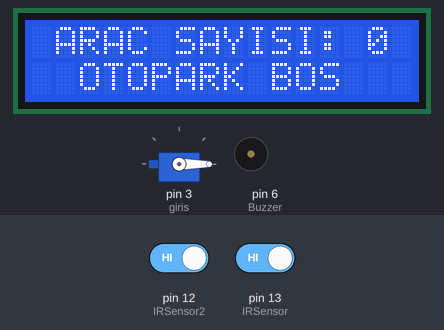
Recording of a sketch running on a simulated Arduino Uno, built with avr-gcc and run on an emulated ATmega328P. On the bench: 16×2 character LCD, servo, buzzer (waves = sounding, pin HIGH). The inputs (shaded band) are chosen by the test bench; at power-on: pin 13 (IRSensor) HIGH, pin 12 (IRSensor2) HIGH. What the sketch prints to the serial monitor is not drawn.

Above: at 1.3 s.
1.4 s: pin 13 (IRSensor) driven LOW
At 3.5 s:
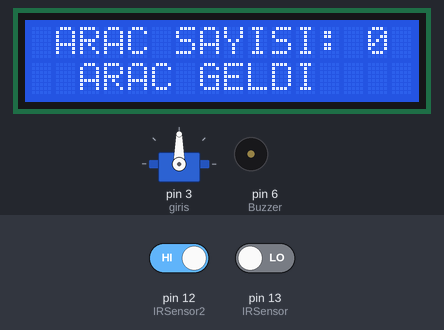
4.4 s: pin 12 (IRSensor2) driven LOW
At 8.3 s:
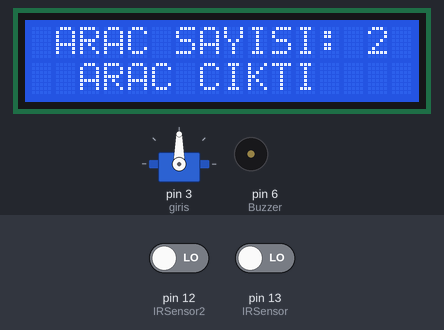
10.4 s: pin 12 (IRSensor2) driven HIGH
At 12.8 s:
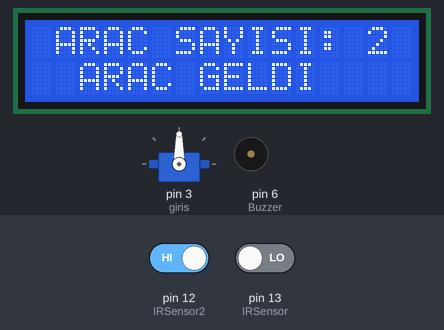
13.4 s: pin 13 (IRSensor) driven HIGH
At 14.6 s:
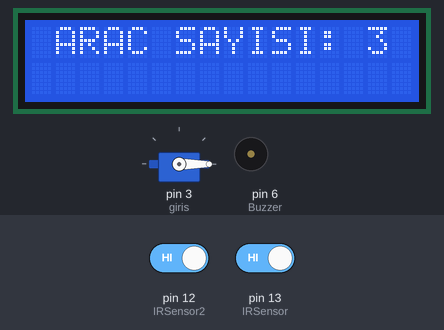
14.9 s: pin 12 (IRSensor2) driven LOW
At 24.76 s:
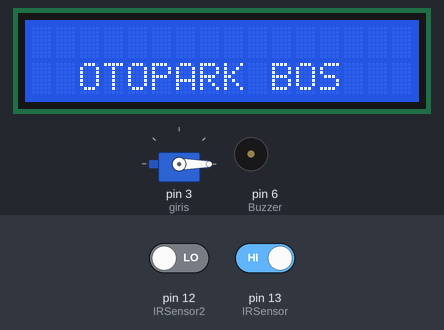
Timing chart, 0 to 26.1 s (numbered marks = the images above; inputs shaded):
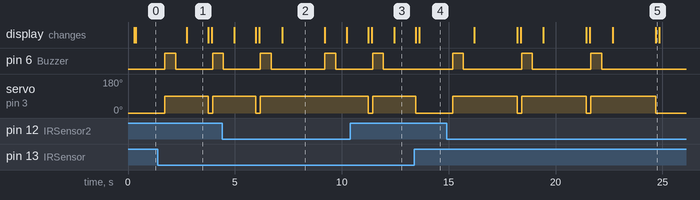

The sketch:

otopark.ino
```cpp
#include <Wire.h>
#include <Servo.h>
#include <LiquidCrystal_I2C.h>

LiquidCrystal_I2C lcdekran(0x27,16,2);
Servo giris;

#define IRSensor 13
#define IRSensor2 12
int Buzzer=6;
int aracSayisi=0;

int Sensor = 0;
int Sensor2 = 0;

void setup() {
  Serial.begin(9600);

  pinMode(IRSensor, INPUT);
  pinMode(IRSensor2, INPUT);
  pinMode(Buzzer,OUTPUT);

  lcdekran.init();
  lcdekran.begin(16,2);
  lcdekran.setCursor(0,0);

  giris.attach(3);
}

void loop() {
  giris.write(0);
  delay(50);

  Sensor=digitalRead(IRSensor);
  Sensor2=digitalRead(IRSensor2);
  delay(50);

  Serial.println((String) "Sensör 1: " + Sensor);
  Serial.println((String) "Sensör 2: " + Sensor2);
  delay(50);

  lcdekran.setCursor(0,0);
  lcdekran.print(" ARAC SAYISI: ");
  lcdekran.print(aracSayisi);lcdekran.print(" ");
  delay(50);

  if (Sensor2 == 0 && aracSayisi>0)
  {
    aracSayisi=aracSayisi-1;
    giris.write(90);
    digitalWrite(Buzzer,HIGH);
      delay(500);
      digitalWrite(Buzzer,LOW);
      delay(500);
    lcdekran.setCursor (0, 1);
    lcdekran.print("  ARAC CIKTI  ");
    delay(2000);
    giris.write(0);
    lcdekran.clear();
  }

  if(Sensor==0  && aracSayisi<=4)
  {
     aracSayisi=aracSayisi+1;

     giris.write(90);
      digitalWrite(Buzzer,HIGH);
      delay(500);
      digitalWrite(Buzzer,LOW);
      delay(500);
     lcdekran.setCursor (0, 1);
     lcdekran.print("  ARAC GELDI  ");
      delay(1000);
     giris.write(0);
     lcdekran.clear();
   }
   else if(aracSayisi>=5)
   {
     lcdekran.setCursor (0, 1);
     lcdekran.print("  OTOPARK DOLU  ");
   }

    if(aracSayisi==0)
    {
      lcdekran.setCursor (0, 1);
      lcdekran.print("  OTOPARK BOS  ");
    }

}
```

Measured:
- after the input at 1.4 s, pin 6 (Buzzer): LOW → HIGH after 0.33 s, → LOW 0.50 s later, → HIGH 1.7 s later; servo on pin 3 (giris): 0° → 90° after 0.33 s, → 0° 2.0 s later, → 90° 0.22 s later; the display: changes after 1.3 s (image 1)
- after the input at 4.4 s, servo on pin 3 (giris): goes on until 6.2 s, then stays 90°; the display: first differs from a run without the input after 2.8 s (image 2)
- after the input at 10.4 s, the display: first differs from a run without the input after 2.1 s (image 3)
- after the input at 13.4 s, pin 6 (Buzzer): stays LOW (without the input it goes to HIGH after 0.27 s); servo on pin 3 (giris): goes on until 13.5 s, then stays 0°
- after the input at 14.9 s, pin 6 (Buzzer): alternates HIGH for 0.50 s and LOW for 2.7 s, starting after 0.29 s; servo on pin 3 (giris): alternates 90° for 3.0 s and 0° for 0.22 s, starting after 0.29 s; the display: first changes after 1.3 s (image 5 shows a later state)
- what the display in image 1 shows lasts 1.0 s, from 2.7 s to 3.7 s
- what the display in image 2 shows lasts 2.0 s, from 7.2 s to 9.2 s
